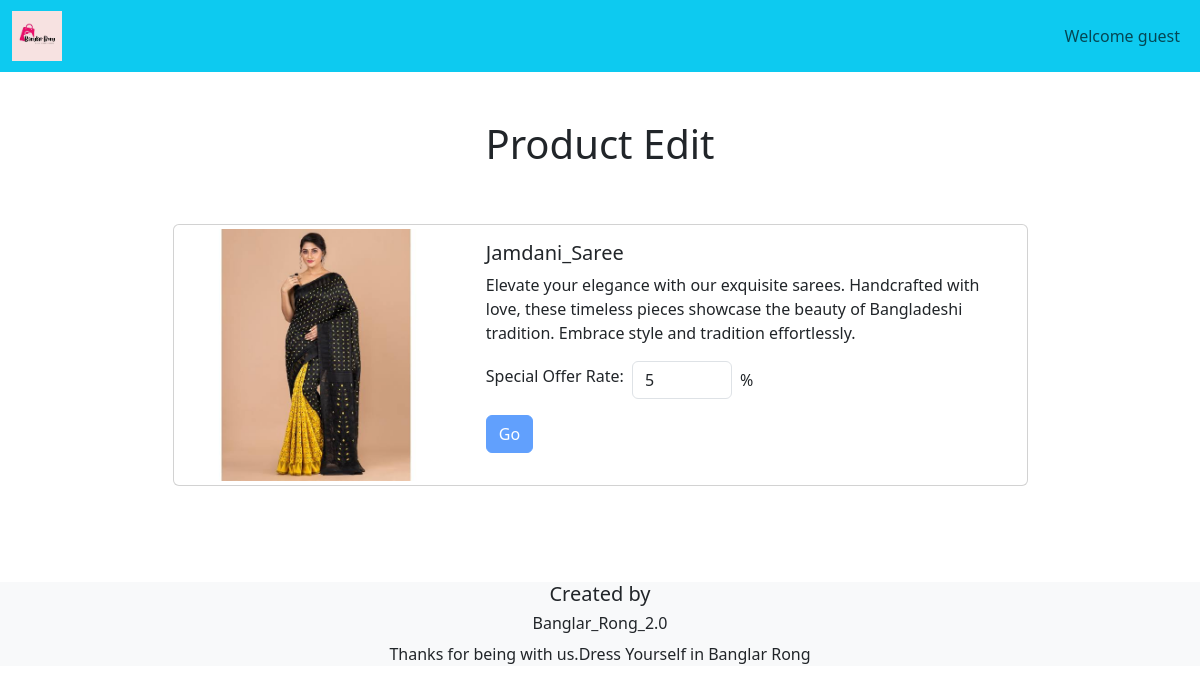
Screenshot of /admin_area/product.php?id=6 with the database file from the repository.
### tables this page shows
CREATE TABLE `products` (
  `product_id` int(11) NOT NULL,
  `product_title` varchar(100) NOT NULL,
  `product_description` varchar(255) NOT NULL,
  `product_keywords` varchar(255) NOT NULL,
  `category_id` int(11) NOT NULL,
  `brand_id` int(11) NOT NULL,
  `product_image1` varchar(255) NOT NULL,
  `product_image2` varchar(255) NOT NULL,
  `product_image3` varchar(255) NOT NULL,
  `product_price` varchar(100) NOT NULL,
  `specialOffers` tinyint(1) NOT NULL,
  `offerRate` int(11) NOT NULL,
  `date` timestamp NOT NULL DEFAULT current_timestamp() ON UPDATE current_timestamp(),
  `status` varchar(100) NOT NULL
);

### admin_area/product.php (the view, shortened to what this page needs)
<?php
require('header.php');
?>
<div class="container">
<h1 class="text-center">Product <?php if(!(isset($_GET['view']) && $_GET['view']=='true'))
    {echo "Edit";}else{echo "View";}?></h1>
<div class="row">
<?php
if(isset($_GET['id'])){
$id = $_GET['id'];
global $con;
    $select_query = "Select * from `products` WHERE product_id=$id ";
$result_query = mysqli_query($con, $select_query);
while ($row = mysqli_fetch_assoc($result_query)) {
    $product_id = $row['product_id'];
    $product_title = $row['product_title'];
    $product_description = $row['product_description'];
    $product_image1 = $row['product_image1'];
    $offerRate = $row['offerRate'];
    ?>
<div class="card w-75 m-auto my-5">
    <div class="row">
<div class="col-md-4">
<img src="product_images/<?php echo $product_image1;?>" class="rounded border-0 img-thumbnail" alt="...">
</div>
<div class="col-md-8">
  <div class="card-body">
    <h5 class="card-title"><?php echo $product_title;?></h5>
    <p class="card-text"><?php echo $product_description;?></p>
    <?php
    if(!(isset($_GET['view']) && $_GET['view']=='true'))
    {
    ?>
    <form action="product.php?id=<?php echo $product_id;?>" method="POST">
    <div class="mb-3 d-flex align-items-center gap-2">
        <label for="" class="form-label">Special Offer Rate: </label>
        <input
            type="text"
            class="form-control"
            name="offerRate"
            id="update"
            aria-describedby="helpId"
            placeholder=""
            style="width:100px"
            value ='<?php echo $offerRate;?>'
            onkeyup="onPes()"
            onkeypress='return event.charCode >= 48 && event.charCode <= 57'
        />
        <span>%</span>
    </div>
    <button type="submit" name='submit' class="btn btn-primary disabled submitBTN" >Go</button>
    </form>
    <?php     } ?>
  </div>
  </div>
  </div>
</div>
<?php
}
}
?>
</div>
</div>
<?php
require('footer.php')
?>

### style.css (style rules this page uses)
* { margin: 0; padding: 0; box-sizing: border-box; }

### rows the page displays
products: product_image1 (picture), product_title "Jamdani_Saree", product_description "Elevate your elegance with our exquisite sarees. Handcrafted with love, these timeless pieces showcase the beauty of Bangladeshi tradition. Embrace style and tradition effortlessly.", offerRate "5"
